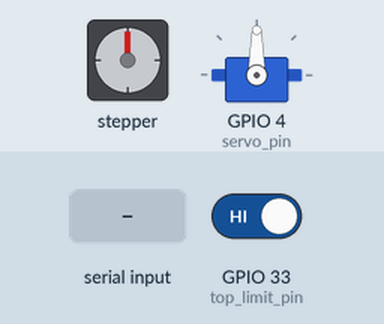
A sketch run on a simulated ESP32. On the bench: stepper motor, servo. Wiring (inferred from the names in the program): stepper motor driver (200 steps per turn assumed): step GPIO 13; direction GPIO 12; enable GPIO 14. The test bench sets the inputs (shaded band); at power-on: GPIO 33 (top_limit_pin) HIGH. Nothing arrives over Bluetooth unless stated; what the sketch prints to the serial monitor is not drawn.

Above: at 1.2 s.
1.3 s: "u" received over the second serial link
At 2.4 s:
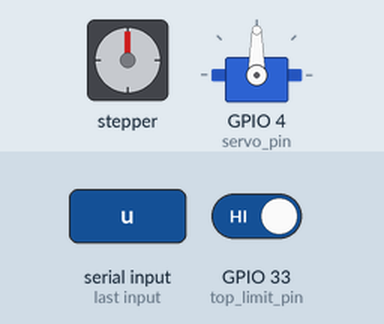
3.2 s: "l" received over the second serial link
At 3.7 s:
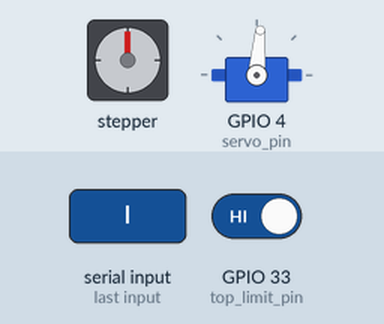
Timing chart, 0 to 6.2 s (numbered marks = the images above; inputs shaded):
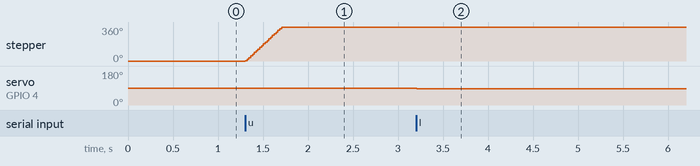

Measured:
- after the input at 1.3 s, stepper: turns 360° clockwise in 0.40 s, starting at once
- after the input at 3.2 s, servo on GPIO 4 (servo_pin): 90° → 85° at once

The sketch:

temp_works.ino
```cpp
#include <ESP32Servo.h>
#include <BluetoothSerial.h>

// Joystick pins
const int x_pin = 39;
const int y_pin = 36;

// Limit switch pins
const int top_limit_pin = 33;
const int bottom_limit_pin = 32;

// Motor Driver Pins
const int ena_pin = 14;
const int dir_pin = 12;
const int stp_pin = 13;

// Servo parameters
Servo myServo;
const int servo_pin = 4; //servo
const int minAngle = 0;
const int maxAngle = 180;
int servoPos = 90; // Start at middle (0–270°)
const int stepSize = 5;

// Stepper parameters
const int deadzone = 100;

// Level control
const float totalTravelCm = 30.0;
const float stepDistanceCm = 10.0;
const int stepsPerCm = 200;
int currentLevel = 1;
int targetLevel = 1;

BluetoothSerial SerialBT;

bool isTopPressed() {
  return digitalRead(top_limit_pin) == LOW;
}
bool isBottomPressed() {
  return digitalRead(bottom_limit_pin) == LOW;
}

void goHome() {
  Serial.println("Going home...");
  digitalWrite(stp_pin, HIGH);
  delay(1000);
  digitalWrite(stp_pin, LOW);
  delay(1000);
  if (isTopPressed()){
    currentLevel = 1;
    targetLevel = 1;
    Serial.println("Homing complete. Current level: 1");
    return;
  }
}

void stepUp() {
  if(!isTopPressed()) {
    for(int i=0; i<200; i++) {
      digitalWrite(dir_pin, HIGH);
      digitalWrite(stp_pin, HIGH);
      delayMicroseconds(1000);
      digitalWrite(stp_pin, LOW);
      delayMicroseconds(1000);
    }
  }
}
void stepDown() {
  if(!isBottomPressed()) {
    for(int i=0; i<200; i++) {
      digitalWrite(dir_pin, LOW);
      digitalWrite(stp_pin, HIGH);
      delayMicroseconds(1000);
      digitalWrite(stp_pin, LOW);
      delayMicroseconds(1000);
    }
  }
}

void panCCW() {
  servoPos = max(minAngle, servoPos - stepSize);
  myServo.write(servoPos);
}
void panCW() {
  servoPos = min(maxAngle, servoPos + stepSize);
  myServo.write(servoPos);
}

void setup() {
  Serial.begin(115200);
  // Serial.println("Hello from ESP32!");
  // Stepper setup
  pinMode(ena_pin, OUTPUT);
  digitalWrite(ena_pin, LOW);
  pinMode(stp_pin, OUTPUT);
  pinMode(dir_pin, OUTPUT);
  // Limit switch setup
  pinMode(top_limit_pin, INPUT_PULLUP);
  pinMode(bottom_limit_pin, INPUT_PULLUP);
  // Servo setup
  myServo.attach(servo_pin);
  myServo.write(servoPos);
  // Bluetooth setup
  SerialBT.begin("ESP32_EARTI");
  Serial.println("Bluetooth Started! Waiting for pairing...");

  // // Move to home position at top
  // goHome();
  // Serial.println("Enter target level (1–4):");
  // Serial.println("");
}

void loop() {
  // Bluetooth
  // **NEW**: If we can use a wire, homing is no longer needed. We detect when current is negative/
  //              when external power is disconnected, which would've told us to home.
  // **UPDATE**: Write in "up/down" and "pan CCW/CW" signals from Pi
  if (SerialBT.available()) {
    char cmd = SerialBT.read();
    // Serial.print("Received: ");
    // Serial.println(cmd);
    // SerialBT.println("ack");

    if (cmd == 'u'){ // up
      stepUp();
      // Serial.println("up");
    } else if (cmd == 'd') { // down
      stepDown();
      // Serial.println("down");
    } else if (cmd == 'l') { // left (CCW)
      panCCW();
      // Serial.println("ccw");
    } else if (cmd == 'r') { // right (CW)
      panCW();
      // Serial.println("cw");
    }

    // switch (cmd) {
    //   case 1:
    //     Serial.println("1");

    //     break;
    //   case 2:
    //     Serial.println("2");

    //     break;
    //   case 3:
    //     Serial.println("3");

    //     break;
    //   case 4:
    //     Serial.println("4");

    //     break;
    //   case 5:
    //     Serial.println("5");

    //     break;
    //   case 6:
    //     Serial.println("6");

    //     break;
    //   case 7:
    //     Serial.println("7");

    //     break;
    //   case 8:
    //     Serial.println("8");
    //     break;
    //   case 9:
    //     Serial.println("9");
    //     break;
    //   case 10:
    //     Serial.println("10");
    //     break;
    //   default:
    //     Serial.println("Unknown mode");
    //     break;
    // }


  }
  delay(50);
}
```
